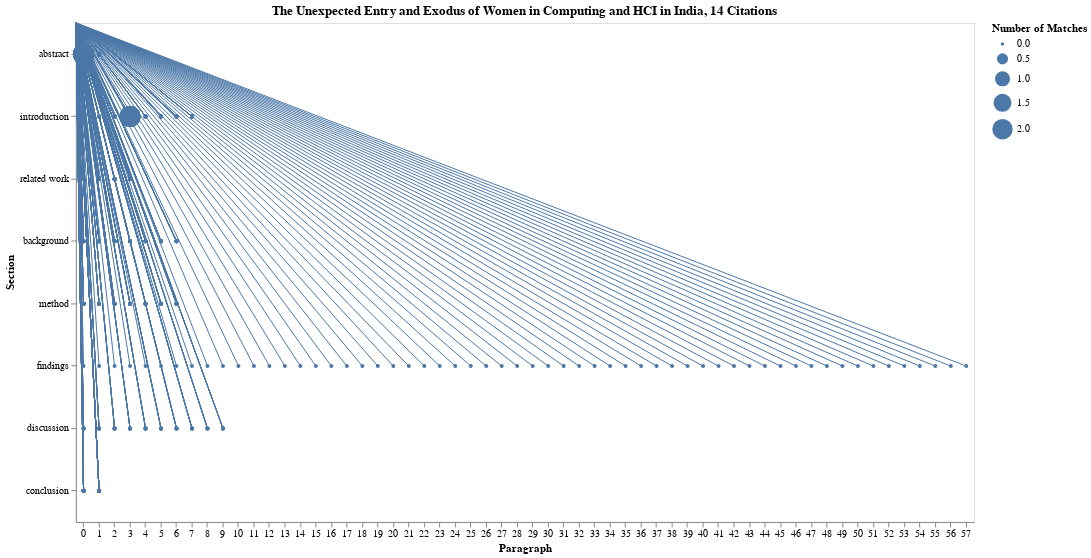

Source (notebook cell):
### Markdown cell above
### Women in HCI India Paper
Keywords: gender, gender roles, gender stereotypes

### Code cell
generate_beadplot('./output/women_computing_india-human computer interaction-human computer fundamental_interaction-human_being computer interaction-man computer interaction.csv',
                  "The Unexpected Entry and Exodus of Women in Computing and HCI in India",
                 14)

### Figure 1 — Vega-Lite specification as saved in the notebook (floating-point values rounded to 4 significant figures; data arrays with more than 128 entries replaced by an {"elided": "..."} marker saying what was removed)
{"config": {"view": {"continuousWidth": 400, "continuousHeight": 300}}, "layer": [{"mark": {"type": "circle", "opacity": 1, "stroke": "#4c78a8"}, "encoding": {"size": {"type": "quantitative", "field": "algo_score_raw", "title": "Number of Matches"}, "x": {"type": "nominal", "axis": {"labelAngle": 0}, "field": "Paragraph"}, "y": {"type": "nominal", "field": "Section", "sort": ["abstract", "introduction", "related work", "background", "method", "findings", "discussion", "conclusion"]}}, "height": 500, "title": "The Unexpected Entry and Exodus of Women in Computing and HCI in India, 14 Citations", "width": 900}, {"mark": {"type": "rule", "stroke": "#4c78a8"}, "encoding": {"x": {"type": "nominal", "axis": {"labelAngle": 0}, "field": "Paragraph"}, "y": {"type": "nominal", "field": "Section", "sort": ["abstract", "introduction", "related work", "background", "method", "findings", "discussion", "conclusion"]}}, "height": 500, "width": 900}], "data": {"name": "data-555ce5b2ef578f652cefdd7c6b2bf1eb"}, "$schema": "https://vega.github.io/schema/vega-lite/v4.8.1.json", "datasets": {"data-555ce5b2ef578f652cefdd7c6b2bf1eb": {"elided": "464 records"}}}
